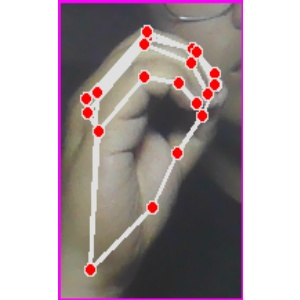
#> input picture HandSigns/0/Image_1709646436.9002917.jpg, 300 x 300 px; its folder holds only this picture in this run
$ python data_feeding.py
#> lines starting #> are read from the running program, lines starting #| are printed output that depends on the picture
import cv2
from glob import glob
import numpy as np
import random
from sklearn.utils import shuffle
import pickle
import os

def pickle_img_labels():
    imgs_label = []
    images = glob("HandSigns/*/*.jpg")
    images.sort()
    for image in images:
        print(image)
        label = image[image.find(os.sep)+1: image.rfind(os.sep)]
        img = cv2.imread(image, 0)
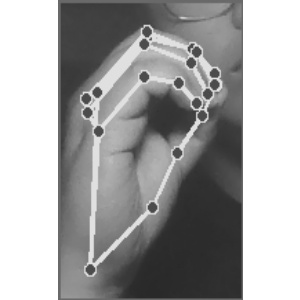
#> img: shape (300, 300); min 40, max 255, mean 165.2
        imgs_label.append((np.array(img, dtype = np.uint8), int(label)))
#> pass 2 of the loop in pickle_img_labels, `for image in images:`:
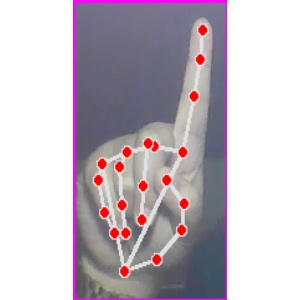
#> input picture HandSigns/1/Image_1709646699.0901573.jpg, 300 x 300 px
#> in pickle_img_labels, `img = cv2.imread(image, 0)`:
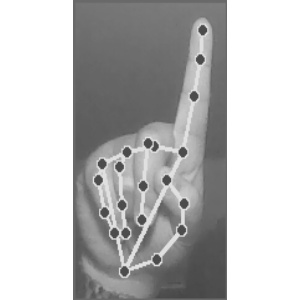
#> img: shape (300, 300); min 70, max 255, mean 189.7
    return imgs_label

img_labels = pickle_img_labels()
#> img_labels = 2 items
img_labels = shuffle(shuffle(shuffle(shuffle(img_labels))))
imgs, labels  = zip(*img_labels)
#> labels = (0, 1)
print("Length of images_labels", len(img_labels))
#| Length of images_labels 2

train_images = imgs[:int(5/6*len(imgs))]
print("Length of train_images", len(train_images))
#| Length of train_images 1
with open("train_images", "wb") as f:
    pickle.dump(train_images, f)
del train_images

train_labels = labels[:int(5/6 * len(labels))]
#> train_labels = (0,)
print("Length of train_labels", len(train_labels))
#| Length of train_labels 1
with open("train_labels", "wb") as f:
    pickle.dump(train_labels, f)
del train_labels

test_images = imgs[int(5/6 * len(imgs)):int(11/12*len(imgs))]
#> test_images = ()
print("Length of test_images", len(test_images))
#| Length of test_images 0
with open("test_images", "wb") as f:
    pickle.dump(test_images, f)
del test_images

test_labels = labels[int(5/6 * len(labels)):int(11/12 * len(labels))]
#> test_labels = ()
print("Length of test_labels", len(test_labels))
#| Length of test_labels 0
with open("test_labels", "wb") as f:
    pickle.dump(test_labels, f)
del test_labels

val_images = imgs[int(5/6 * len(imgs)):int (11/12 * len(imgs))]
#> val_images = ()
print("Length of val_images", len(val_images))
#| Length of val_images 0
with open("val_images", "wb") as f:
    pickle.dump(val_images, f)
del val_images

val_labels = labels[int(5/6 * len(labels)) :int (11/12 * len(labels))]
#> val_labels = ()
print("Length of val_labels", len(val_labels))
#| Length of val_labels 0
with open("val_labels", "wb") as f:
    pickle.dump(val_labels, f)
del val_labels
